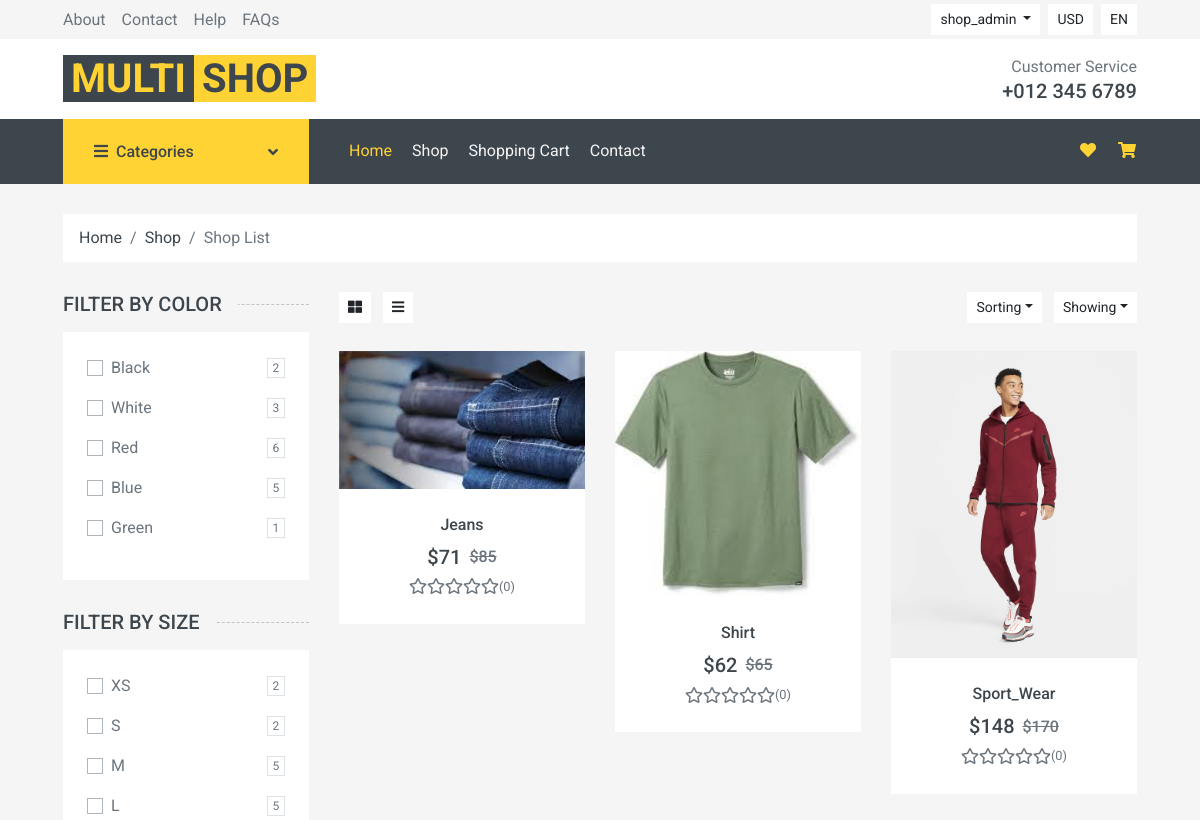
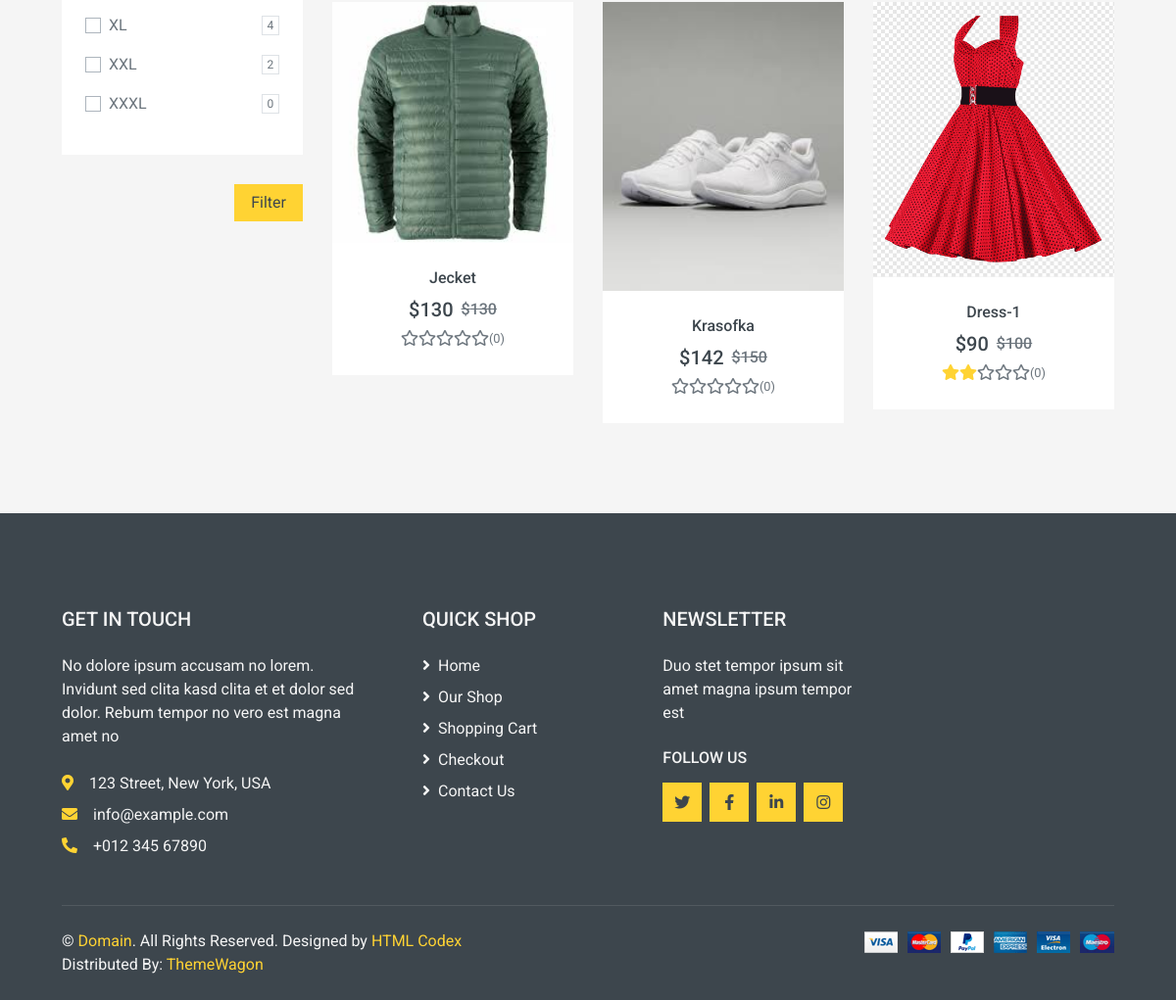
The app's page /sort/ (signed in) with its own data (2 pictures, top to bottom).
### main_app/models.py (models this page shows, shortened)
class Color(models.Model):
    name = models.CharField(max_length=50)
    slug = models.SlugField(max_length=50, unique=True)

class Size(models.Model):
    name = models.CharField(max_length=50)
    slug = models.SlugField(max_length=50, unique=True)

class Product(models.Model):
    name = models.CharField(max_length=150)
    slug = models.SlugField(max_length=150, unique=True)
    img = models.ImageField()
    count = models.PositiveIntegerField(default=0)
    price = models.PositiveIntegerField(default=0)
    view = models.PositiveIntegerField(default=0)
    description = models.TextField()
    added_date = models.DateField(auto_now_add=True)
    size = models.ManyToManyField(Size, related_name='sizes')
    color = models.ManyToManyField(Color, related_name='colors')
    category = models.ForeignKey(
        Category, on_delete=models.PROTECT, related_name='categories')
    discount = models.PositiveIntegerField("Discount %", default=0)
    @property
    def average_rating(self):
        rating = self.rating.all().aggregate(Avg('value'))['value__avg']
        if rating:
            return str(rating)
        else:
            return 0
    def get_discount_price(self):
        price = self.price
        if self.discount:
            discount = (self.price / 100) * self.discount
            price = price - discount
        else:
            price = self.price
        return int(round(price, 0))
    class Meta:
        ordering = ["-id"]

### main_app/views.py (the view)
# urls.py: path('sort/', views.sort_products, name="sort_products"),
def sort_products(request):
    all_products = Product.objects.all()
    data = {
        'all_products': all_products,
    }
    return render(request, 'sort_products.html', context=data)

### main_app/context_cat.py (called while the page is built)
def main_context(request):
    all_categories = Category.objects.all()
    all_colors = Color.objects.all()
    all_sizes = Size.objects.all()
    data = {
        'all_categories': all_categories,
        'all_colors': all_colors,
        'all_sizes': all_sizes,
    }
    return data

### templates/sort_products.html (shortened to what this page needs)
{% extends "base.html" %}
{% load static %}
{% block content %}
<div class="container-fluid">
    <div class="row px-xl-5">
        <div class="col-12">
            <nav class="breadcrumb bg-light mb-30">
                <a class="breadcrumb-item text-dark" href="#">Home</a>
                <a class="breadcrumb-item text-dark" href="#">Shop</a>
                <span class="breadcrumb-item active">Shop List</span>
            </nav>
        </div>
    </div>
</div>
<div class="container-fluid">
    <div class="row px-xl-5">
        <div class="col-lg-3 col-md-4">
            <h5 class="section-title position-relative text-uppercase mb-3"><span class="bg-secondary pr-3">Filter by
                    color</span></h5>
            <div class="bg-light p-4 mb-30">
                <form>
                    {% for color in all_colors %}
                    <div class="custom-control custom-checkbox d-flex align-items-center justify-content-between mb-3">
                        <label class="custom-control-label" for="co{{color.id}}">{{color.name}}</label>
                        <span class="badge border font-weight-normal">{{color.colors.count}}</span>
                    </div>
                    {% endfor %}
                </form>
            </div>
            <h5 class="section-title position-relative text-uppercase mb-3"><span class="bg-secondary pr-3">Filter by
                    size</span></h5>
            <div class="bg-light p-4 mb-30">
                <form>
                    {% for size in all_sizes %}
                    <div class="custom-control custom-checkbox d-flex align-items-center justify-content-between mb-3">
                        <label class="custom-control-label" for="s{{size.id}}">{{size.name}}</label>
                        <span class="badge border font-weight-normal">{{size.sizes.count}}</span>
                    </div>
                    {% endfor %}
                </form>
            </div>
            <a class="form-group mb-0 d-flex justify-content-end" id="filter" onclick="key_word()">
                <input type="submit" value="Filter" class="btn btn-primary px-3">
            </a>
        </div>
        <div class="col-lg-9 col-md-8">
            <div class="row pb-3">
                <div class="col-12 pb-1">
                    <div class="d-flex align-items-center justify-content-between mb-4">
                        <div>
                            <button class="btn btn-sm btn-light"><i class="fa fa-th-large"></i></button>
                            <button class="btn btn-sm btn-light ml-2"><i class="fa fa-bars"></i></button>
                        </div>
                        <div class="ml-2">
                            <div class="btn-group">
                                <button type="button" class="btn btn-sm btn-light dropdown-toggle"
                                    data-toggle="dropdown">Sorting</button>
                            </div>
                            <div class="btn-group ml-2">
                                <button type="button" class="btn btn-sm btn-light dropdown-toggle"
                                    data-toggle="dropdown">Showing</button>
                            </div>
                        </div>
                    </div>
                </div>
                {% for item in all_products %}
                <div class="col-lg-4 col-md-6 col-sm-6 pb-1">
                    <div class="product-item bg-light mb-4">
                        <div class="product-img position-relative overflow-hidden">
                            <img class="img-fluid w-100" src="{{item.img.url}}" alt="" height="500">
                            <div class="product-action">
                            </div>
                        </div>
                        <div class="text-center py-4">
                            <a class="h6 text-decoration-none text-truncate"
                                href="{% url 'main_app:detail' item.id %}">{{item.name|title}}</a>
                            <div class="d-flex align-items-center justify-content-center mt-2">
                                <h5>${{item.get_discount_price}}</h5>
                                <h6 class="text-muted ml-2"><del>${{item.price}}</del></h6>
                            </div>
                            <div class="d-flex align-items-center justify-content-center mb-1">
                                {% for i in '12345'|make_list %}
                                {% if i < item.average_rating %} <i class="fas fa-star text-primary"></i>
                                    {% else %}
                                    <i class="far fa-star"></i>
                                    {% endif %}
                                    {% endfor %}
                                    <small>({{item.view}})</small>
                            </div>
                        </div>
                    </div>
                </div>
                {% endfor %}
            </div>
        </div>
    </div>
</div>
{% endblock content %}

### templates/base.html (shortened to what this page needs)
{% load static %}
<!DOCTYPE html>
<html lang="en">
<head>
    <link href="https://cdnjs.cloudflare.com/ajax/libs/font-awesome/5.10.0/css/all.min.css" rel="stylesheet">
    <link href="{% static 'lib/animate/animate.min.css' %}" rel="stylesheet">
    <link href="{% static 'lib/owlcarousel/assets/owl.carousel.min.css' %}" rel="stylesheet">
    <link href="{% static 'css/style.css' %}" rel="stylesheet">
</head>
<body>
    <div class="container-fluid">
        <div class="row bg-secondary py-1 px-xl-5">
            <div class="col-lg-6 d-none d-lg-block">
                <div class="d-inline-flex align-items-center h-100">
                    <a class="text-body mr-3" href="">About</a>
                    <a class="text-body mr-3" href="">Contact</a>
                    <a class="text-body mr-3" href="">Help</a>
                    <a class="text-body mr-3" href="">FAQs</a>
                </div>
            </div>
            <div class="col-lg-6 text-center text-lg-right">
                <div class="d-inline-flex align-items-center">
                    <div class="btn-group">
                        <button type="button" class="btn btn-sm btn-light dropdown-toggle" data-toggle="dropdown">
                            {% if request.user.is_authenticated %}
                            {{request.user.username}}
                            {% else %}Anonym
                            {% endif %}
                        </button>
                    </div>
                    <div class="btn-group mx-2">
                        <button type="button" class="btn btn-sm btn-light" data-toggle="dropdown">USD</button>
                    </div>
                    <div class="btn-group">
                        <button type="button" class="btn btn-sm btn-light" data-toggle="dropdown">EN</button>
                    </div>
                </div>
            </div>
        </div>
        <div class="row align-items-center bg-light py-3 px-xl-5  d-lg-flex">
            <div class="col-lg-4 d-none d-lg-block ">
                <a href="{% url 'main_app:home' %}" class="text-decoration-none">
                    <span class="h1 text-uppercase text-primary bg-dark px-2">Multi</span>
                    <span class="h1 text-uppercase text-dark bg-primary px-2 ml-n1">Shop</span>
                </a>
            </div>
            <div class="col-lg-4 col-6 text-right d-none d-sm-none d-md-block d-lg-block">
                <p class="m-0">Customer Service</p>
                <h5 class="m-0">+012 345 6789</h5>
            </div>
        </div>
    </div>
    <div class="container-fluid bg-dark mb-30">
        <div class="row px-xl-5">
            <div class="col-lg-3 d-none d-lg-block">
                <a class="btn d-flex align-items-center justify-content-between bg-primary w-100" data-toggle="collapse"
                    href="#navbar-vertical" style="height: 65px; padding: 0 30px;">
                    <h6 class="text-dark m-0"><i class="fa fa-bars mr-2"></i>Categories</h6>
                    <i class="fa fa-angle-down text-dark"></i>
                </a>
            </div>
            <div class="col-lg-9">
                <nav class="navbar navbar-expand-lg bg-dark navbar-dark py-3 py-lg-0 px-0">
                    <div class="collapse navbar-collapse justify-content-between" id="navbarCollapse">
                        <div class="navbar-nav mr-auto py-0">
                            <a href="{% url 'main_app:home' %}" class="nav-item nav-link active">Home</a>
                            <a href="{% url 'main_app:sort_products' %}" class="nav-item nav-link">Shop</a>
                            <div class="nav-item dropdown">
                                <a href="{% url 'cart:cart' %}" class="nav-link">Shopping Cart</a>
                            </div>
                            <a href="{% url 'accounts:contact' %}" class="nav-item nav-link">Contact</a>
                        </div>
                        <div class="navbar-nav ml-auto py-0 d-none d-lg-block">
                            <a href="{% url 'cart:liked' %}" class="btn px-0">
                                <i class="fas fa-heart text-primary"></i>
                            </a>
                            <a href="{% url 'cart:cart' %}" class="btn px-0 ml-3">
                                <i class="fas fa-shopping-cart text-primary"></i>
                            </a>
                        </div>
                    </div>
                </nav>
            </div>
        </div>
    </div>
    {% block content %}
    {% endblock %}
    <div class="container-fluid bg-dark text-secondary mt-5 pt-5">
        <div class="row px-xl-5 pt-5">
            <div class="col-lg-4 col-md-12 mb-5 pr-3 pr-xl-5">
                <h5 class="text-secondary text-uppercase mb-4">Get In Touch</h5>
                <p class="mb-4">No dolore ipsum accusam no lorem. Invidunt sed clita kasd clita et et dolor sed dolor.
                    Rebum tempor no vero est magna amet no</p>
                <p class="mb-2"><i class="fa fa-map-marker-alt text-primary mr-3"></i>123 Street, New York, USA</p>
                <p class="mb-2"><i class="fa fa-envelope text-primary mr-3"></i>info@example.com</p>
                <p class="mb-0"><i class="fa fa-phone-alt text-primary mr-3"></i>+012 345 67890</p>
            </div>
            <div class="col-lg-8 col-md-12">
                <div class="row">
                    <div class="col-md-4 mb-5">
                        <h5 class="text-secondary text-uppercase mb-4">Quick Shop</h5>
                        <div class="d-flex flex-column justify-content-start">
                            <a href="{% url 'main_app:home' %}" class="text-secondary mb-2" href="#"><i
                                    class="fa fa-angle-right mr-2"></i>Home</a>
                            <a class="text-secondary mb-2" href="#"><i class="fa fa-angle-right mr-2"></i>Our Shop</a>
                            <a class="text-secondary mb-2" href="#"><i class="fa fa-angle-right mr-2"></i>Shopping
                                Cart</a>
                            <a class="text-secondary mb-2" href="#"><i class="fa fa-angle-right mr-2"></i>Checkout</a>
                            <a class="text-secondary" href="#"><i class="fa fa-angle-right mr-2"></i>Contact Us</a>
                        </div>
                    </div>
                    <div class="col-md-4 mb-5">
                        <h5 class="text-secondary text-uppercase mb-4">Newsletter</h5>
                        <p>Duo stet tempor ipsum sit amet magna ipsum tempor est</p>
                        <h6 class="text-secondary text-uppercase mt-4 mb-3">Follow Us</h6>
                        <div class="d-flex">
                            <a href="https://twitter.com/" class="btn btn-primary btn-square mr-2" href="#"><i class="fab fa-twitter"></i></a>
                            <a href="https://www.facebook.com/" class="btn btn-primary btn-square mr-2" href="#"><i class="fab fa-facebook-f"></i></a>
                            <a href="https://www.linkedin.com/" class="btn btn-primary btn-square mr-2" href="#"><i class="fab fa-linkedin-in"></i></a>
                            <a href="https://www.instagram.com/" class="btn btn-primary btn-square" href="#"><i class="fab fa-instagram"></i></a>
                        </div>
                    </div>
                </div>
            </div>
        </div>
        <div class="row border-top mx-xl-5 py-4" style="border-color: rgba(256, 256, 256, .1) !important;">
            <div class="col-md-6 px-xl-0">
                <p class="mb-md-0 text-center text-md-left text-secondary">
                    &copy; <a class="text-primary" href="#">Domain</a>. All Rights Reserved. Designed
                    by
                    <a class="text-primary" href="https://htmlcodex.com">HTML Codex</a>
                    <br>Distributed By: <a href="https://themewagon.com" target="_blank">ThemeWagon</a>
                </p>
            </div>
            <div class="col-md-6 px-xl-0 text-center text-md-right">
                <img class="img-fluid" src="media/payments.png" alt="">
            </div>
        </div>
    </div>
</body>
</html>

### records on screen
Color: name "Black", colors.count "2"
Color: name "White", colors.count "3"
Color: name "Red", colors.count "6"
Color: name "Blue", colors.count "5"
Color: name "Green", colors.count "1"
Size: name "XS", sizes.count "2"
Size: name "S", sizes.count "2"
Size: name "M", sizes.count "5"
Size: name "L", sizes.count "5"
Size: name "XL", sizes.count "4"
Size: name "XXL", sizes.count "2"
Size: name "XXXL", sizes.count "0"
Product: img (picture), name "Jeans", get_discount_price "71", price "85", view "0"
Product: img (picture), name "Shirt", get_discount_price "62", price "65", view "0"
Product: img (picture), name "Sport_Wear", get_discount_price "148", price "170", view "0"
Product: img (picture), name "Jecket", get_discount_price "130", price "130", view "0"
Product: img (picture), name "Krasofka", get_discount_price "142", price "150", view "0"
Product: img (picture), name "Dress-1", get_discount_price "90", price "100", view "0"

### other values on screen
{{ request.user.username }} "shop_admin"
